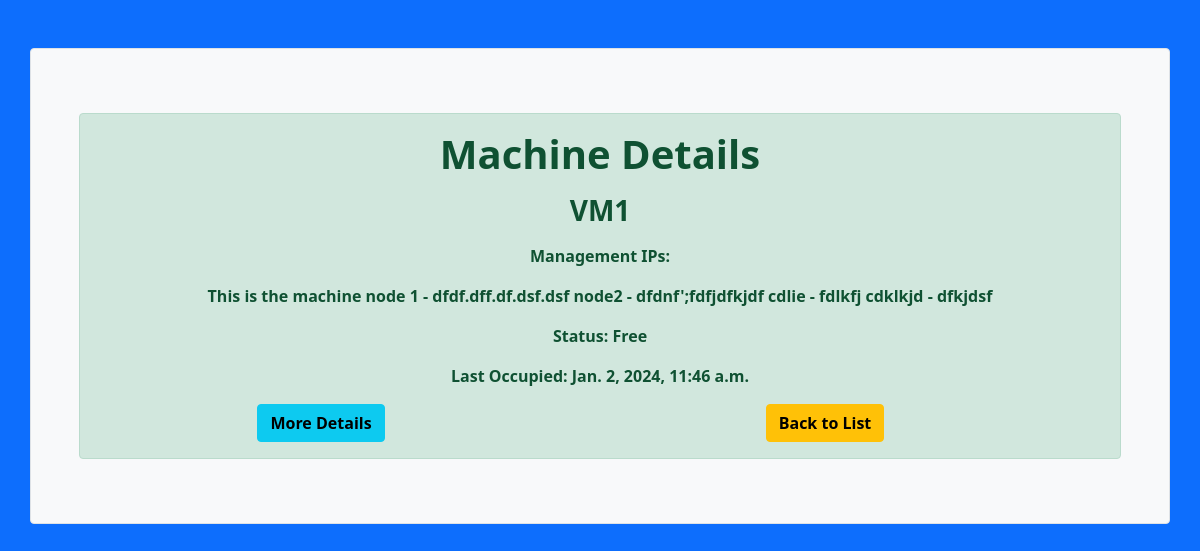
/1/ (signed in), run on an earlier commit of the app's database.
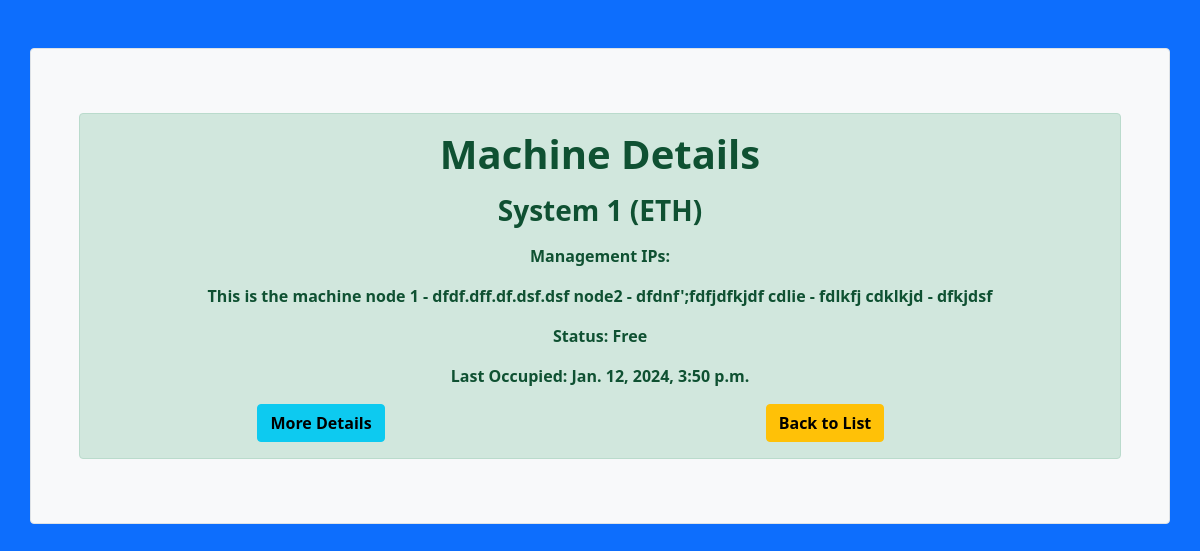
And on a later commit of the database.
### machines/models.py (models this page shows, shortened)
class Machine(models.Model):
    name = models.CharField(max_length=100)
    discription = models.TextField(null=True, max_length=500)
    user = models.ForeignKey(User, on_delete=models.SET_NULL, null=True, blank=True)
    start_time = models.DateTimeField(null=True, blank=True)
    end_time = models.DateTimeField(null=True, blank=True)
    timestamp = models.DateTimeField(auto_now=True)
    status = models.BooleanField(default=True)  # True for free, False for occupied
    blooked = models.BooleanField(default=False) # False for system is working, True for system blooked or having any issues
    purpose = models.TextField(blank=True)
    nz_start_time = models.DateTimeField(null=True, blank=True)
    nz_end_time = models.DateTimeField(null=True, blank=True)

### machines/views.py (the view)
# urls.py: path('<int:machine_id>/', views.machine_detail, name='machine_detail'),
@login_required
def machine_detail(request, machine_id):
    machine = get_object_or_404(Machine, pk=machine_id)
    user_can_free = request.user.is_authenticated
    user_active_booking = None
    if user_can_free:
        user_active_booking = Booking.objects.filter(machine=machine, user=request.user, end_time__gte=timezone.now()).first()
    context = {
        'machine': machine,
        'user_can_free': user_can_free,
        'user_has_active_booking': user_active_booking is not None,
        'user_active_booking': user_active_booking,
    }
    return render(request, 'machines/machine_detail.html', context)

### machines/templates/machines/machine_detail.html (shortened to what this page needs)
<html>
<head>
    <link href="https://cdn.jsdelivr.net/npm/bootstrap@5.0.2/dist/css/bootstrap.min.css" rel="stylesheet"
>
    <link rel="stylesheet" href="https://cdnjs.cloudflare.com/ajax/libs/font-awesome/6.4.2/css/all.min.css" />
</head>
<body class="bg-primary">
    <div class="container mt-5 p-5 border rounded bg-light">
    <div class="mb-3 mt-3">
        <div class="alert alert-success text-center mb-3 ">
            {% block content %}
            {% load humanize %}
                <h1><b>Machine Details</b></h1>
                <p><h3><b>{{ machine.name }}</b></h3></p>
                <p><b>Management IPs:</b></p>
                <p><b>{{ machine.discription }}</b></p>
                <p><b>Status: {% if machine.status %} Free {% else %} </b><b>Occupied by </b> <b>{{ machine.user }}</b> {% endif %}</p>
                    <p><b>Last Occupied: {{ machine.timestamp }}</b></p>
                <div id="notepad-content" style="display: flex; justify-content: space-between;">
                    <a href="{% url 'edit_notepad' machine.id %}" class="btn btn-info"><b>More Details</b></a>
                    <a href="{% url 'machine_list' %}" class="btn btn-warning"><b>Back to List</b></a>
                </div>
            {% endblock %}
        </div>
    </div>
    </div>
</body>
</html>

What changed in the data, as far as the page shows it:
changed Machine: name "VM1" → "System 1 (ETH)"; timestamp "Jan. 2, 2024, 11:46 a.m." → "Jan. 12, 2024, 3:50 p.m."
